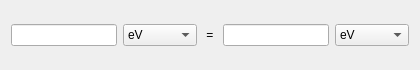
<?xml version="1.0" encoding="UTF-8"?>
<ui version="4.0">
 <class>SEEnergyConverterAppGUIClass</class>
 <widget class="QWidget" name="SEEnergyConverterAppGUIClass">
  <property name="geometry">
   <rect>
    <x>0</x>
    <y>0</y>
    <width>420</width>
    <height>70</height>
   </rect>
  </property>
  <property name="minimumSize">
   <size>
    <width>420</width>
    <height>70</height>
   </size>
  </property>
  <property name="windowTitle">
   <string/>
  </property>
  <layout class="QHBoxLayout" name="horizontalLayout">
   <item>
    <widget class="QLineEdit" name="lineEditLeft">
     <property name="text">
      <string/>
     </property>
    </widget>
   </item>
   <item>
    <widget class="QComboBox" name="comboBoxLeft">
     <item>
      <property name="text">
       <string>eV</string>
      </property>
     </item>
     <item>
      <property name="text">
       <string>Eh</string>
      </property>
     </item>
     <item>
      <property name="text">
       <string>kcal/mol</string>
      </property>
     </item>
     <item>
      <property name="text">
       <string>zJ</string>
      </property>
     </item>
    </widget>
   </item>
   <item>
    <widget class="QLabel" name="labelEqualSign">
     <property name="maximumSize">
      <size>
       <width>15</width>
       <height>20</height>
      </size>
     </property>
     <property name="text">
      <string> = </string>
     </property>
    </widget>
   </item>
   <item>
    <widget class="QLineEdit" name="lineEditRight">
     <property name="text">
      <string/>
     </property>
    </widget>
   </item>
   <item>
    <widget class="QComboBox" name="comboBoxRight">
     <item>
      <property name="text">
       <string>eV</string>
      </property>
     </item>
     <item>
      <property name="text">
       <string>Eh</string>
      </property>
     </item>
     <item>
      <property name="text">
       <string>kcal/mol</string>
      </property>
     </item>
     <item>
      <property name="text">
       <string>zJ</string>
      </property>
     </item>
    </widget>
   </item>
  </layout>
 </widget>
 <resources/>
 <connections>
  <connection>
   <sender>lineEditLeft</sender>
   <signal>textEdited(QString)</signal>
   <receiver>SEEnergyConverterAppGUIClass</receiver>
   <slot>onLeftChanged()</slot>
   <hints>
    <hint type="sourcelabel">
     <x>92</x>
     <y>20</y>
    </hint>
    <hint type="destinationlabel">
     <x>186</x>
     <y>34</y>
    </hint>
   </hints>
  </connection>
  <connection>
   <sender>lineEditRight</sender>
   <signal>textEdited(QString)</signal>
   <receiver>SEEnergyConverterAppGUIClass</receiver>
   <slot>onRightChanged()</slot>
   <hints>
    <hint type="sourcelabel">
     <x>280</x>
     <y>20</y>
    </hint>
    <hint type="destinationlabel">
     <x>186</x>
     <y>34</y>
    </hint>
   </hints>
  </connection>
  <connection>
   <sender>comboBoxLeft</sender>
   <signal>currentIndexChanged(QString)</signal>
   <receiver>SEEnergyConverterAppGUIClass</receiver>
   <slot>onLeftChanged()</slot>
   <hints>
    <hint type="sourcelabel">
     <x>92</x>
     <y>48</y>
    </hint>
    <hint type="destinationlabel">
     <x>186</x>
     <y>34</y>
    </hint>
   </hints>
  </connection>
  <connection>
   <sender>comboBoxRight</sender>
   <signal>currentIndexChanged(QString)</signal>
   <receiver>SEEnergyConverterAppGUIClass</receiver>
   <slot>onLeftChanged()</slot>
   <hints>
    <hint type="sourcelabel">
     <x>280</x>
     <y>48</y>
    </hint>
    <hint type="destinationlabel">
     <x>186</x>
     <y>34</y>
    </hint>
   </hints>
  </connection>
 </connections>
 <slots>
  <slot>onLeftChanged()</slot>
  <slot>onRightChanged()</slot>
 </slots>
</ui>
